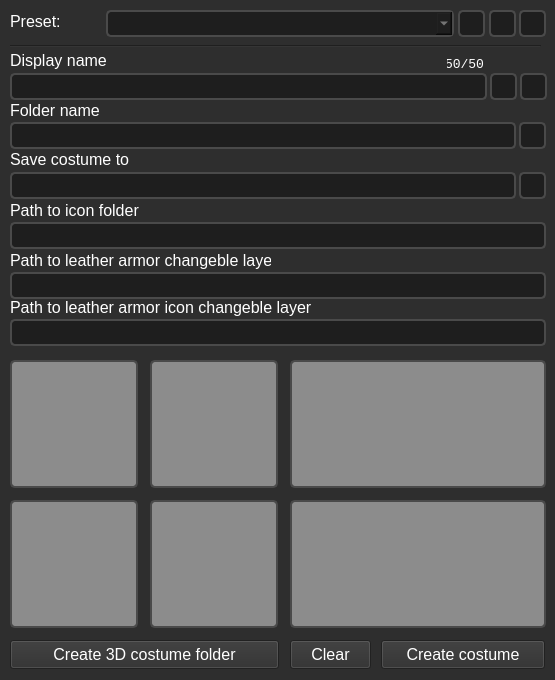
<?xml version="1.0" encoding="UTF-8"?>
<ui version="4.0">
 <class>Form</class>
 <widget class="QWidget" name="Form">
  <property name="geometry">
   <rect>
    <x>0</x>
    <y>0</y>
    <width>555</width>
    <height>680</height>
   </rect>
  </property>
  <property name="font">
   <font>
    <stylestrategy>PreferAntialias</stylestrategy>
   </font>
  </property>
  <property name="windowTitle">
   <string>Costumator3000</string>
  </property>
  <property name="windowIcon">
   <iconset>
    <normaloff>Icons/icon.ico</normaloff>Icons/icon.ico</iconset>
  </property>
  <property name="whatsThis">
   <string/>
  </property>
  <property name="styleSheet">
   <string notr="true">background-color: rgb(46, 46, 46);
color: rgb(255, 255, 255);</string>
  </property>
  <widget class="QPushButton" name="maket_helmet">
   <property name="geometry">
    <rect>
     <x>10</x>
     <y>360</y>
     <width>128</width>
     <height>128</height>
    </rect>
   </property>
   <property name="font">
    <font>
     <pointsize>12</pointsize>
     <stylestrategy>PreferDefault</stylestrategy>
    </font>
   </property>
   <property name="cursor">
    <cursorShape>ClosedHandCursor</cursorShape>
   </property>
   <property name="styleSheet">
    <string notr="true">background-color: rgb(140, 140, 140);
border-radius: 5px;
border: 2px solid  rgb(74, 74, 74);</string>
   </property>
   <property name="text">
    <string/>
   </property>
   <property name="iconSize">
    <size>
     <width>128</width>
     <height>128</height>
    </size>
   </property>
  </widget>
  <widget class="QLabel" name="label_2">
   <property name="geometry">
    <rect>
     <x>10</x>
     <y>100</y>
     <width>91</width>
     <height>20</height>
    </rect>
   </property>
   <property name="font">
    <font>
     <pointsize>12</pointsize>
     <stylestrategy>PreferDefault</stylestrategy>
     <kerning>false</kerning>
    </font>
   </property>
   <property name="styleSheet">
    <string notr="true">color: rgb(255, 255, 255);</string>
   </property>
   <property name="text">
    <string>Folder name</string>
   </property>
  </widget>
  <widget class="QLabel" name="label_3">
   <property name="geometry">
    <rect>
     <x>10</x>
     <y>200</y>
     <width>131</width>
     <height>20</height>
    </rect>
   </property>
   <property name="font">
    <font>
     <pointsize>12</pointsize>
     <stylestrategy>PreferDefault</stylestrategy>
     <kerning>false</kerning>
    </font>
   </property>
   <property name="styleSheet">
    <string notr="true">color: rgb(255, 255, 255);</string>
   </property>
   <property name="text">
    <string>Path to icon folder</string>
   </property>
  </widget>
  <widget class="QLineEdit" name="folder_name">
   <property name="geometry">
    <rect>
     <x>10</x>
     <y>122</y>
     <width>506</width>
     <height>27</height>
    </rect>
   </property>
   <property name="font">
    <font>
     <family>Consolas</family>
     <pointsize>12</pointsize>
     <stylestrategy>PreferDefault</stylestrategy>
    </font>
   </property>
   <property name="acceptDrops">
    <bool>false</bool>
   </property>
   <property name="styleSheet">
    <string notr="true">background-color: rgb(30, 30, 30);
color: rgb(167, 167, 167);
border-radius: 5px;
border: 2px solid  rgb(74, 74, 74);</string>
   </property>
   <property name="text">
    <string/>
   </property>
  </widget>
  <widget class="QLineEdit" name="path_to_icon_folder">
   <property name="geometry">
    <rect>
     <x>10</x>
     <y>222</y>
     <width>536</width>
     <height>27</height>
    </rect>
   </property>
   <property name="font">
    <font>
     <family>Consolas</family>
     <pointsize>12</pointsize>
     <stylestrategy>PreferDefault</stylestrategy>
    </font>
   </property>
   <property name="acceptDrops">
    <bool>false</bool>
   </property>
   <property name="styleSheet">
    <string notr="true">background-color: rgb(30, 30, 30);
color: rgb(167, 167, 167);
border-radius: 5px;
border: 2px solid  rgb(74, 74, 74);</string>
   </property>
   <property name="text">
    <string/>
   </property>
  </widget>
  <widget class="QPushButton" name="maket_chestplate">
   <property name="geometry">
    <rect>
     <x>150</x>
     <y>360</y>
     <width>128</width>
     <height>128</height>
    </rect>
   </property>
   <property name="font">
    <font>
     <pointsize>12</pointsize>
     <stylestrategy>PreferDefault</stylestrategy>
    </font>
   </property>
   <property name="cursor">
    <cursorShape>ClosedHandCursor</cursorShape>
   </property>
   <property name="styleSheet">
    <string notr="true">background-color: rgb(140, 140, 140);
border-radius: 5px;
border: 2px solid  rgb(74, 74, 74);</string>
   </property>
   <property name="text">
    <string/>
   </property>
   <property name="iconSize">
    <size>
     <width>128</width>
     <height>128</height>
    </size>
   </property>
  </widget>
  <widget class="QPushButton" name="maket_leggings">
   <property name="geometry">
    <rect>
     <x>10</x>
     <y>500</y>
     <width>128</width>
     <height>128</height>
    </rect>
   </property>
   <property name="font">
    <font>
     <pointsize>12</pointsize>
     <stylestrategy>PreferDefault</stylestrategy>
    </font>
   </property>
   <property name="cursor">
    <cursorShape>ClosedHandCursor</cursorShape>
   </property>
   <property name="styleSheet">
    <string notr="true">background-color: rgb(140, 140, 140);
border-radius: 5px;
border: 2px solid  rgb(74, 74, 74);</string>
   </property>
   <property name="text">
    <string/>
   </property>
   <property name="iconSize">
    <size>
     <width>128</width>
     <height>128</height>
    </size>
   </property>
  </widget>
  <widget class="QPushButton" name="maket_boots">
   <property name="geometry">
    <rect>
     <x>150</x>
     <y>500</y>
     <width>128</width>
     <height>128</height>
    </rect>
   </property>
   <property name="font">
    <font>
     <pointsize>12</pointsize>
     <stylestrategy>PreferDefault</stylestrategy>
    </font>
   </property>
   <property name="cursor">
    <cursorShape>ClosedHandCursor</cursorShape>
   </property>
   <property name="styleSheet">
    <string notr="true">background-color: rgb(140, 140, 140);
border-radius: 5px;
border: 2px solid  rgb(74, 74, 74);</string>
   </property>
   <property name="text">
    <string/>
   </property>
   <property name="iconSize">
    <size>
     <width>128</width>
     <height>128</height>
    </size>
   </property>
  </widget>
  <widget class="QPushButton" name="maket_layer_1">
   <property name="geometry">
    <rect>
     <x>290</x>
     <y>360</y>
     <width>256</width>
     <height>128</height>
    </rect>
   </property>
   <property name="font">
    <font>
     <pointsize>12</pointsize>
     <stylestrategy>PreferDefault</stylestrategy>
    </font>
   </property>
   <property name="cursor">
    <cursorShape>ClosedHandCursor</cursorShape>
   </property>
   <property name="styleSheet">
    <string notr="true">background-color: rgb(140, 140, 140);
border-radius: 5px;
border: 2px solid  rgb(74, 74, 74);</string>
   </property>
   <property name="text">
    <string/>
   </property>
   <property name="iconSize">
    <size>
     <width>256</width>
     <height>128</height>
    </size>
   </property>
  </widget>
  <widget class="QPushButton" name="maket_layer_2">
   <property name="geometry">
    <rect>
     <x>290</x>
     <y>500</y>
     <width>256</width>
     <height>128</height>
    </rect>
   </property>
   <property name="font">
    <font>
     <pointsize>12</pointsize>
     <stylestrategy>PreferDefault</stylestrategy>
    </font>
   </property>
   <property name="cursor">
    <cursorShape>ClosedHandCursor</cursorShape>
   </property>
   <property name="styleSheet">
    <string notr="true">background-color: rgb(140, 140, 140);
border-radius: 5px;
border: 2px solid  rgb(74, 74, 74);</string>
   </property>
   <property name="text">
    <string/>
   </property>
   <property name="iconSize">
    <size>
     <width>256</width>
     <height>128</height>
    </size>
   </property>
  </widget>
  <widget class="QLineEdit" name="maket_save_folder">
   <property name="geometry">
    <rect>
     <x>10</x>
     <y>172</y>
     <width>506</width>
     <height>27</height>
    </rect>
   </property>
   <property name="font">
    <font>
     <family>Consolas</family>
     <pointsize>12</pointsize>
     <stylestrategy>PreferDefault</stylestrategy>
    </font>
   </property>
   <property name="acceptDrops">
    <bool>false</bool>
   </property>
   <property name="styleSheet">
    <string notr="true">background-color: rgb(30, 30, 30);
color: rgb(167, 167, 167);
border-radius: 5px;
border: 2px solid  rgb(74, 74, 74);</string>
   </property>
   <property name="text">
    <string/>
   </property>
  </widget>
  <widget class="QLabel" name="label_12">
   <property name="geometry">
    <rect>
     <x>10</x>
     <y>151</y>
     <width>121</width>
     <height>16</height>
    </rect>
   </property>
   <property name="font">
    <font>
     <pointsize>12</pointsize>
     <stylestrategy>PreferDefault</stylestrategy>
     <kerning>false</kerning>
    </font>
   </property>
   <property name="styleSheet">
    <string notr="true">color: rgb(255, 255, 255);</string>
   </property>
   <property name="text">
    <string>Save costume to</string>
   </property>
  </widget>
  <widget class="QPushButton" name="button_copy_unicode_display_name">
   <property name="geometry">
    <rect>
     <x>490</x>
     <y>73</y>
     <width>27</width>
     <height>27</height>
    </rect>
   </property>
   <property name="font">
    <font>
     <pointsize>9</pointsize>
     <stylestrategy>PreferDefault</stylestrategy>
    </font>
   </property>
   <property name="cursor">
    <cursorShape>PointingHandCursor</cursorShape>
   </property>
   <property name="toolTip">
    <string>&lt;html&gt;&lt;head/&gt;&lt;body&gt;&lt;p&gt;Copy unicoded name&lt;/p&gt;&lt;/body&gt;&lt;/html&gt;</string>
   </property>
   <property name="styleSheet">
    <string notr="true">background-color: rgb(30, 30, 30);
border: 2px solid  rgb(74, 74, 74);
border-radius: 5px;</string>
   </property>
   <property name="text">
    <string/>
   </property>
   <property name="icon">
    <iconset>
     <normaloff>Icons/unicode.png</normaloff>
     <disabledoff>Icons/unicode_disabled.png</disabledoff>Icons/unicode.png</iconset>
   </property>
  </widget>
  <widget class="QPushButton" name="warn_folder">
   <property name="enabled">
    <bool>true</bool>
   </property>
   <property name="geometry">
    <rect>
     <x>128</x>
     <y>104</y>
     <width>16</width>
     <height>16</height>
    </rect>
   </property>
   <property name="font">
    <font>
     <pointsize>12</pointsize>
     <stylestrategy>PreferDefault</stylestrategy>
    </font>
   </property>
   <property name="cursor">
    <cursorShape>WhatsThisCursor</cursorShape>
   </property>
   <property name="toolTip">
    <string/>
   </property>
   <property name="styleSheet">
    <string notr="true">QToolTip {color: black}
</string>
   </property>
   <property name="text">
    <string/>
   </property>
   <property name="icon">
    <iconset>
     <normaloff>Icons/warn_red.png</normaloff>Icons/warn_red.png</iconset>
   </property>
   <property name="iconSize">
    <size>
     <width>20</width>
     <height>20</height>
    </size>
   </property>
   <property name="flat">
    <bool>true</bool>
   </property>
  </widget>
  <widget class="QPushButton" name="warn_save_path">
   <property name="enabled">
    <bool>true</bool>
   </property>
   <property name="geometry">
    <rect>
     <x>156</x>
     <y>153</y>
     <width>16</width>
     <height>16</height>
    </rect>
   </property>
   <property name="font">
    <font>
     <pointsize>12</pointsize>
     <stylestrategy>PreferDefault</stylestrategy>
    </font>
   </property>
   <property name="cursor">
    <cursorShape>WhatsThisCursor</cursorShape>
   </property>
   <property name="styleSheet">
    <string notr="true">QToolTip {color: black}
</string>
   </property>
   <property name="text">
    <string/>
   </property>
   <property name="icon">
    <iconset>
     <normaloff>Icons/warn_red.png</normaloff>Icons/warn_red.png</iconset>
   </property>
   <property name="iconSize">
    <size>
     <width>20</width>
     <height>20</height>
    </size>
   </property>
   <property name="flat">
    <bool>true</bool>
   </property>
  </widget>
  <widget class="QLabel" name="label_13">
   <property name="geometry">
    <rect>
     <x>0</x>
     <y>22</y>
     <width>601</width>
     <height>2</height>
    </rect>
   </property>
   <property name="styleSheet">
    <string notr="true"/>
   </property>
   <property name="text">
    <string/>
   </property>
  </widget>
  <widget class="QLabel" name="label_14">
   <property name="geometry">
    <rect>
     <x>10</x>
     <y>10</y>
     <width>51</width>
     <height>23</height>
    </rect>
   </property>
   <property name="font">
    <font>
     <pointsize>12</pointsize>
     <stylestrategy>PreferDefault</stylestrategy>
    </font>
   </property>
   <property name="styleSheet">
    <string notr="true">color: rgb(255, 255, 255);</string>
   </property>
   <property name="text">
    <string>Preset:</string>
   </property>
  </widget>
  <widget class="QComboBox" name="presets">
   <property name="geometry">
    <rect>
     <x>106</x>
     <y>10</y>
     <width>348</width>
     <height>27</height>
    </rect>
   </property>
   <property name="font">
    <font>
     <family>Consolas</family>
     <pointsize>12</pointsize>
     <stylestrategy>PreferAntialias</stylestrategy>
    </font>
   </property>
   <property name="styleSheet">
    <string notr="true">background-color: rgb(30, 30, 30);
color: rgb(167, 167, 167);
border-radius: 5px;
border: 2px solid  rgb(74, 74, 74);</string>
   </property>
   <property name="editable">
    <bool>false</bool>
   </property>
   <property name="currentText">
    <string/>
   </property>
   <property name="currentIndex">
    <number>-1</number>
   </property>
   <property name="maxVisibleItems">
    <number>20</number>
   </property>
  </widget>
  <widget class="QLineEdit" name="display_name">
   <property name="geometry">
    <rect>
     <x>10</x>
     <y>73</y>
     <width>477</width>
     <height>27</height>
    </rect>
   </property>
   <property name="font">
    <font>
     <family>Consolas</family>
     <pointsize>12</pointsize>
     <stylestrategy>PreferDefault</stylestrategy>
    </font>
   </property>
   <property name="acceptDrops">
    <bool>false</bool>
   </property>
   <property name="styleSheet">
    <string notr="true">background-color: rgb(30, 30, 30);
color: rgb(167, 167, 167);
border-radius: 5px;
border: 2px solid  rgb(74, 74, 74);</string>
   </property>
   <property name="text">
    <string/>
   </property>
  </widget>
  <widget class="QLabel" name="label">
   <property name="geometry">
    <rect>
     <x>10</x>
     <y>50</y>
     <width>111</width>
     <height>21</height>
    </rect>
   </property>
   <property name="font">
    <font>
     <pointsize>12</pointsize>
     <stylestrategy>PreferDefault</stylestrategy>
     <kerning>false</kerning>
    </font>
   </property>
   <property name="styleSheet">
    <string notr="true">color: rgb(255, 255, 255);</string>
   </property>
   <property name="text">
    <string>Display name</string>
   </property>
  </widget>
  <widget class="Line" name="line_6">
   <property name="geometry">
    <rect>
     <x>10</x>
     <y>36</y>
     <width>531</width>
     <height>20</height>
    </rect>
   </property>
   <property name="font">
    <font>
     <pointsize>12</pointsize>
     <stylestrategy>PreferDefault</stylestrategy>
    </font>
   </property>
   <property name="styleSheet">
    <string notr="true">color: rgb(255, 255, 255);</string>
   </property>
   <property name="orientation">
    <enum>Qt::Horizontal</enum>
   </property>
  </widget>
  <widget class="QLabel" name="label_15">
   <property name="geometry">
    <rect>
     <x>10</x>
     <y>250</y>
     <width>261</width>
     <height>21</height>
    </rect>
   </property>
   <property name="font">
    <font>
     <pointsize>12</pointsize>
     <stylestrategy>PreferDefault</stylestrategy>
     <kerning>false</kerning>
    </font>
   </property>
   <property name="styleSheet">
    <string notr="true">color: rgb(255, 255, 255);</string>
   </property>
   <property name="text">
    <string>Path to leather armor changeble layer</string>
   </property>
  </widget>
  <widget class="QLabel" name="label_16">
   <property name="geometry">
    <rect>
     <x>10</x>
     <y>297</y>
     <width>301</width>
     <height>21</height>
    </rect>
   </property>
   <property name="font">
    <font>
     <pointsize>12</pointsize>
     <stylestrategy>PreferDefault</stylestrategy>
     <kerning>false</kerning>
    </font>
   </property>
   <property name="styleSheet">
    <string notr="true">color: rgb(255, 255, 255);</string>
   </property>
   <property name="text">
    <string>Path to leather armor icon changeble layer</string>
   </property>
  </widget>
  <widget class="QPushButton" name="button_open_in_explorer_save_folder">
   <property name="enabled">
    <bool>true</bool>
   </property>
   <property name="geometry">
    <rect>
     <x>519</x>
     <y>172</y>
     <width>27</width>
     <height>27</height>
    </rect>
   </property>
   <property name="font">
    <font>
     <pointsize>9</pointsize>
     <stylestrategy>PreferDefault</stylestrategy>
    </font>
   </property>
   <property name="cursor">
    <cursorShape>PointingHandCursor</cursorShape>
   </property>
   <property name="toolTip">
    <string>&lt;html&gt;&lt;head/&gt;&lt;body&gt;&lt;p&gt;Open save folder in explorer &lt;/p&gt;&lt;/body&gt;&lt;/html&gt;</string>
   </property>
   <property name="styleSheet">
    <string notr="true">background-color: rgb(30, 30, 30);
border: 2px solid  rgb(74, 74, 74);
border-radius: 5px;</string>
   </property>
   <property name="text">
    <string/>
   </property>
   <property name="icon">
    <iconset>
     <normaloff>Icons/explorer.png</normaloff>
     <disabledoff>Icons/delete_disabled.png</disabledoff>Icons/explorer.png</iconset>
   </property>
   <property name="checkable">
    <bool>false</bool>
   </property>
   <property name="autoDefault">
    <bool>false</bool>
   </property>
   <property name="default">
    <bool>false</bool>
   </property>
  </widget>
  <widget class="QPushButton" name="button_3d">
   <property name="geometry">
    <rect>
     <x>10</x>
     <y>640</y>
     <width>269</width>
     <height>29</height>
    </rect>
   </property>
   <property name="font">
    <font>
     <pointsize>12</pointsize>
     <stylestrategy>PreferDefault</stylestrategy>
    </font>
   </property>
   <property name="cursor">
    <cursorShape>PointingHandCursor</cursorShape>
   </property>
   <property name="styleSheet">
    <string notr="true">background-color: rgb(30, 30, 30);
border-radius: 5px;
border: 2px solid  rgb(74, 74, 74);
QToolTip { 
                           background-color: rgb(30, 30, 30);
							color: rgb(167, 167, 167);
							border-radius: 5px;
							border: 2px solid  rgb(74, 74, 74);
                           }</string>
   </property>
   <property name="text">
    <string>Create 3D costume folder</string>
   </property>
  </widget>
  <widget class="QPushButton" name="button_clear">
   <property name="geometry">
    <rect>
     <x>290</x>
     <y>640</y>
     <width>81</width>
     <height>29</height>
    </rect>
   </property>
   <property name="font">
    <font>
     <pointsize>12</pointsize>
     <stylestrategy>PreferDefault</stylestrategy>
    </font>
   </property>
   <property name="cursor">
    <cursorShape>PointingHandCursor</cursorShape>
   </property>
   <property name="styleSheet">
    <string notr="true">background-color: rgb(30, 30, 30);
border-radius: 5px;
border: 2px solid  rgb(74, 74, 74);
QToolTip { 
                           background-color: rgb(30, 30, 30);
							color: rgb(167, 167, 167);
							border-radius: 5px;
							border: 2px solid  rgb(74, 74, 74);
                           }</string>
   </property>
   <property name="text">
    <string>Clear</string>
   </property>
  </widget>
  <widget class="QPushButton" name="button_create">
   <property name="enabled">
    <bool>true</bool>
   </property>
   <property name="geometry">
    <rect>
     <x>381</x>
     <y>640</y>
     <width>164</width>
     <height>29</height>
    </rect>
   </property>
   <property name="font">
    <font>
     <pointsize>12</pointsize>
     <stylestrategy>PreferDefault</stylestrategy>
    </font>
   </property>
   <property name="cursor">
    <cursorShape>PointingHandCursor</cursorShape>
   </property>
   <property name="styleSheet">
    <string notr="true">background-color: rgb(30, 30, 30);
border-radius: 5px;
border: 2px solid  rgb(74, 74, 74);
QToolTip { 
                           background-color: rgb(30, 30, 30);
							color: rgb(167, 167, 167);
							border-radius: 5px;
							border: 2px solid  rgb(74, 74, 74);
                           }</string>
   </property>
   <property name="text">
    <string>Create costume</string>
   </property>
  </widget>
  <widget class="QPushButton" name="about_dispaly_name">
   <property name="enabled">
    <bool>true</bool>
   </property>
   <property name="geometry">
    <rect>
     <x>109</x>
     <y>52</y>
     <width>21</width>
     <height>21</height>
    </rect>
   </property>
   <property name="font">
    <font>
     <pointsize>12</pointsize>
     <stylestrategy>PreferDefault</stylestrategy>
    </font>
   </property>
   <property name="cursor">
    <cursorShape>WhatsThisCursor</cursorShape>
   </property>
   <property name="toolTip">
    <string>&lt;html&gt;&lt;head/&gt;&lt;body&gt;&lt;p&gt;Name that players will use to rename items&lt;br/&gt;&lt;br/&gt;Usage in file properties: DISPLAY_NAME / UNICODE_DISPLAY_NAME (display name converted to unicode)&lt;/p&gt;&lt;/body&gt;&lt;/html&gt;</string>
   </property>
   <property name="styleSheet">
    <string notr="true">QToolTip {color: black}
</string>
   </property>
   <property name="text">
    <string/>
   </property>
   <property name="icon">
    <iconset>
     <normaloff>Icons/button_about.png</normaloff>Icons/button_about.png</iconset>
   </property>
   <property name="checkable">
    <bool>false</bool>
   </property>
   <property name="flat">
    <bool>true</bool>
   </property>
  </widget>
  <widget class="QPushButton" name="about_folder_name">
   <property name="enabled">
    <bool>true</bool>
   </property>
   <property name="geometry">
    <rect>
     <x>103</x>
     <y>102</y>
     <width>21</width>
     <height>21</height>
    </rect>
   </property>
   <property name="font">
    <font>
     <pointsize>12</pointsize>
     <stylestrategy>PreferDefault</stylestrategy>
    </font>
   </property>
   <property name="cursor">
    <cursorShape>WhatsThisCursor</cursorShape>
   </property>
   <property name="toolTip">
    <string>&lt;html&gt;&lt;head/&gt;&lt;body&gt;&lt;p&gt;Costume folder name&lt;/p&gt;&lt;p&gt;Usage in file properties: FOLDER_NAME&lt;/p&gt;&lt;/body&gt;&lt;/html&gt;</string>
   </property>
   <property name="styleSheet">
    <string notr="true">QToolTip {color: black}
</string>
   </property>
   <property name="text">
    <string/>
   </property>
   <property name="icon">
    <iconset>
     <normaloff>Icons/button_about.png</normaloff>Icons/button_about.png</iconset>
   </property>
   <property name="flat">
    <bool>true</bool>
   </property>
  </widget>
  <widget class="QPushButton" name="about_save_costume_to">
   <property name="enabled">
    <bool>true</bool>
   </property>
   <property name="geometry">
    <rect>
     <x>130</x>
     <y>151</y>
     <width>21</width>
     <height>21</height>
    </rect>
   </property>
   <property name="font">
    <font>
     <pointsize>12</pointsize>
     <stylestrategy>PreferDefault</stylestrategy>
    </font>
   </property>
   <property name="cursor">
    <cursorShape>WhatsThisCursor</cursorShape>
   </property>
   <property name="toolTip">
    <string>&lt;html&gt;&lt;head/&gt;&lt;body&gt;&lt;p&gt;Location where created costumes will be saved&lt;/p&gt;&lt;/body&gt;&lt;/html&gt;</string>
   </property>
   <property name="styleSheet">
    <string notr="true">QToolTip {color: black}
</string>
   </property>
   <property name="text">
    <string/>
   </property>
   <property name="icon">
    <iconset>
     <normaloff>Icons/button_about.png</normaloff>Icons/button_about.png</iconset>
   </property>
   <property name="flat">
    <bool>true</bool>
   </property>
  </widget>
  <widget class="QPushButton" name="about_pathto_icon_folder">
   <property name="enabled">
    <bool>true</bool>
   </property>
   <property name="geometry">
    <rect>
     <x>142</x>
     <y>202</y>
     <width>21</width>
     <height>21</height>
    </rect>
   </property>
   <property name="font">
    <font>
     <pointsize>12</pointsize>
     <stylestrategy>PreferDefault</stylestrategy>
    </font>
   </property>
   <property name="cursor">
    <cursorShape>WhatsThisCursor</cursorShape>
   </property>
   <property name="toolTip">
    <string>&lt;html&gt;&lt;head/&gt;&lt;body&gt;&lt;p&gt;Location in resource pack where folder with costume icon will be located.&lt;/p&gt;&lt;p&gt;Exemple: optifine/sit/icons&lt;/p&gt;&lt;p&gt;Usage in file properties: PATH_TO_ICON_FOLDER&lt;/p&gt;&lt;/body&gt;&lt;/html&gt;</string>
   </property>
   <property name="styleSheet">
    <string notr="true">QToolTip {color: black}
</string>
   </property>
   <property name="text">
    <string/>
   </property>
   <property name="icon">
    <iconset>
     <normaloff>Icons/button_about.png</normaloff>Icons/button_about.png</iconset>
   </property>
   <property name="flat">
    <bool>true</bool>
   </property>
  </widget>
  <widget class="QPushButton" name="about_changeble_leather_armor">
   <property name="enabled">
    <bool>true</bool>
   </property>
   <property name="geometry">
    <rect>
     <x>275</x>
     <y>252</y>
     <width>21</width>
     <height>21</height>
    </rect>
   </property>
   <property name="font">
    <font>
     <pointsize>12</pointsize>
     <stylestrategy>PreferDefault</stylestrategy>
    </font>
   </property>
   <property name="cursor">
    <cursorShape>WhatsThisCursor</cursorShape>
   </property>
   <property name="toolTip">
    <string>&lt;html&gt;&lt;head/&gt;&lt;body&gt;&lt;p&gt;Location in resource pack where the changeble layer of leather armor(vanilla name: leather_layer_overlay) will be located.&lt;/p&gt;&lt;p&gt;Exemple: optifine/sit/costumes/general_textures/leather_changeble_layer.png&lt;/p&gt;&lt;p&gt;Usage in file properties: CHANGEBLE_LEATHER_ARMOR_LAYER&lt;/p&gt;&lt;/body&gt;&lt;/html&gt;</string>
   </property>
   <property name="styleSheet">
    <string notr="true">QToolTip {color: black}
</string>
   </property>
   <property name="text">
    <string/>
   </property>
   <property name="icon">
    <iconset>
     <normaloff>Icons/button_about.png</normaloff>Icons/button_about.png</iconset>
   </property>
   <property name="flat">
    <bool>true</bool>
   </property>
  </widget>
  <widget class="QPushButton" name="about_changeble_leather_icon">
   <property name="enabled">
    <bool>true</bool>
   </property>
   <property name="geometry">
    <rect>
     <x>307</x>
     <y>300</y>
     <width>21</width>
     <height>21</height>
    </rect>
   </property>
   <property name="font">
    <font>
     <pointsize>12</pointsize>
     <stylestrategy>PreferDefault</stylestrategy>
    </font>
   </property>
   <property name="cursor">
    <cursorShape>WhatsThisCursor</cursorShape>
   </property>
   <property name="toolTip">
    <string>&lt;html&gt;&lt;head/&gt;&lt;body&gt;&lt;p&gt;Location in resource pack where the changeble layer of leather armor icon(vanilla name: leather_ArmorPart_overlay) will be located.&lt;/p&gt;&lt;p&gt;Exemple: optifine/sit/icons/general_textures/leather_changeble_layer.png&lt;/p&gt;&lt;p&gt;Usage in file properties: CHANGEBLE_LEATHER_ICON_LAYER&lt;/p&gt;&lt;/body&gt;&lt;/html&gt;</string>
   </property>
   <property name="styleSheet">
    <string notr="true">QToolTip {color: black}
</string>
   </property>
   <property name="text">
    <string/>
   </property>
   <property name="icon">
    <iconset>
     <normaloff>Icons/button_about.png</normaloff>Icons/button_about.png</iconset>
   </property>
   <property name="flat">
    <bool>true</bool>
   </property>
  </widget>
  <widget class="QPushButton" name="about_preset">
   <property name="enabled">
    <bool>true</bool>
   </property>
   <property name="geometry">
    <rect>
     <x>61</x>
     <y>13</y>
     <width>21</width>
     <height>21</height>
    </rect>
   </property>
   <property name="font">
    <font>
     <pointsize>12</pointsize>
     <stylestrategy>PreferDefault</stylestrategy>
    </font>
   </property>
   <property name="cursor">
    <cursorShape>WhatsThisCursor</cursorShape>
   </property>
   <property name="toolTip">
    <string>&lt;html&gt;&lt;head/&gt;&lt;body&gt;&lt;p&gt;A set of files and settings that will be used to create a costume&lt;/p&gt;&lt;/body&gt;&lt;/html&gt;</string>
   </property>
   <property name="whatsThis">
    <string/>
   </property>
   <property name="styleSheet">
    <string notr="true">QToolTip {color: black}
</string>
   </property>
   <property name="text">
    <string/>
   </property>
   <property name="icon">
    <iconset>
     <normaloff>Icons/button_about.png</normaloff>Icons/button_about.png</iconset>
   </property>
   <property name="flat">
    <bool>true</bool>
   </property>
  </widget>
  <widget class="QPushButton" name="button_open_in_explorer_preset">
   <property name="enabled">
    <bool>true</bool>
   </property>
   <property name="geometry">
    <rect>
     <x>519</x>
     <y>10</y>
     <width>27</width>
     <height>27</height>
    </rect>
   </property>
   <property name="font">
    <font>
     <pointsize>9</pointsize>
     <stylestrategy>PreferDefault</stylestrategy>
    </font>
   </property>
   <property name="cursor">
    <cursorShape>PointingHandCursor</cursorShape>
   </property>
   <property name="toolTip">
    <string>&lt;html&gt;&lt;head/&gt;&lt;body&gt;&lt;p&gt;Open presets&lt;/p&gt;&lt;/body&gt;&lt;/html&gt;</string>
   </property>
   <property name="styleSheet">
    <string notr="true">background-color: rgb(30, 30, 30);
border: 2px solid  rgb(74, 74, 74);
border-radius: 5px;</string>
   </property>
   <property name="text">
    <string/>
   </property>
   <property name="icon">
    <iconset>
     <normaloff>Icons/explorer.png</normaloff>
     <disabledoff>Icons/delete_disabled.png</disabledoff>Icons/explorer.png</iconset>
   </property>
  </widget>
  <widget class="QPushButton" name="warn_preset">
   <property name="enabled">
    <bool>true</bool>
   </property>
   <property name="geometry">
    <rect>
     <x>84</x>
     <y>15</y>
     <width>16</width>
     <height>16</height>
    </rect>
   </property>
   <property name="font">
    <font>
     <pointsize>12</pointsize>
     <stylestrategy>PreferDefault</stylestrategy>
    </font>
   </property>
   <property name="cursor">
    <cursorShape>WhatsThisCursor</cursorShape>
   </property>
   <property name="styleSheet">
    <string notr="true">QToolTip {color: black}
</string>
   </property>
   <property name="text">
    <string/>
   </property>
   <property name="icon">
    <iconset>
     <normaloff>Icons/warn_red.png</normaloff>Icons/warn_red.png</iconset>
   </property>
   <property name="iconSize">
    <size>
     <width>20</width>
     <height>20</height>
    </size>
   </property>
   <property name="flat">
    <bool>true</bool>
   </property>
  </widget>
  <widget class="QPushButton" name="button_delete_created_folders">
   <property name="enabled">
    <bool>true</bool>
   </property>
   <property name="geometry">
    <rect>
     <x>519</x>
     <y>122</y>
     <width>27</width>
     <height>27</height>
    </rect>
   </property>
   <property name="font">
    <font>
     <pointsize>9</pointsize>
     <stylestrategy>PreferDefault</stylestrategy>
    </font>
   </property>
   <property name="cursor">
    <cursorShape>PointingHandCursor</cursorShape>
   </property>
   <property name="toolTip">
    <string>Delete folders with this name</string>
   </property>
   <property name="styleSheet">
    <string notr="true">background-color: rgb(30, 30, 30);
border: 2px solid  rgb(74, 74, 74);
border-radius: 5px;</string>
   </property>
   <property name="text">
    <string/>
   </property>
   <property name="icon">
    <iconset>
     <normaloff>Icons/delete.png</normaloff>
     <disabledoff>Icons/delete_disabled.png</disabledoff>Icons/delete.png</iconset>
   </property>
   <property name="checkable">
    <bool>false</bool>
   </property>
   <property name="autoDefault">
    <bool>false</bool>
   </property>
   <property name="default">
    <bool>false</bool>
   </property>
  </widget>
  <widget class="QPushButton" name="button_open_unicode_convertor_settings">
   <property name="enabled">
    <bool>true</bool>
   </property>
   <property name="geometry">
    <rect>
     <x>520</x>
     <y>73</y>
     <width>27</width>
     <height>27</height>
    </rect>
   </property>
   <property name="font">
    <font>
     <pointsize>9</pointsize>
     <stylestrategy>PreferDefault</stylestrategy>
    </font>
   </property>
   <property name="cursor">
    <cursorShape>PointingHandCursor</cursorShape>
   </property>
   <property name="toolTip">
    <string>&lt;html&gt;&lt;head/&gt;&lt;body&gt;&lt;p&gt;Open unicode convertor settings&lt;/p&gt;&lt;/body&gt;&lt;/html&gt;</string>
   </property>
   <property name="styleSheet">
    <string notr="true">background-color: rgb(30, 30, 30);
border: 2px solid  rgb(74, 74, 74);
border-radius: 5px;</string>
   </property>
   <property name="text">
    <string/>
   </property>
   <property name="icon">
    <iconset>
     <normaloff>Icons/open_settings.png</normaloff>
     <disabledoff>Icons/open_settings_disabled.png</disabledoff>Icons/open_settings.png</iconset>
   </property>
   <property name="iconSize">
    <size>
     <width>20</width>
     <height>20</height>
    </size>
   </property>
  </widget>
  <widget class="QPushButton" name="button_set_current_settings_to_preset">
   <property name="enabled">
    <bool>true</bool>
   </property>
   <property name="geometry">
    <rect>
     <x>489</x>
     <y>10</y>
     <width>27</width>
     <height>27</height>
    </rect>
   </property>
   <property name="font">
    <font>
     <pointsize>9</pointsize>
     <stylestrategy>PreferDefault</stylestrategy>
    </font>
   </property>
   <property name="cursor">
    <cursorShape>PointingHandCursor</cursorShape>
   </property>
   <property name="toolTip">
    <string>&lt;html&gt;&lt;head/&gt;&lt;body&gt;&lt;p&gt;Set current settings as preset default&lt;/p&gt;&lt;/body&gt;&lt;/html&gt;</string>
   </property>
   <property name="styleSheet">
    <string notr="true">background-color: rgb(30, 30, 30);
border: 2px solid  rgb(74, 74, 74);
border-radius: 5px;</string>
   </property>
   <property name="text">
    <string/>
   </property>
   <property name="icon">
    <iconset>
     <normaloff>Icons/set_current_settings.png</normaloff>
     <disabledoff>Icons/set_current_settings_disabled.png</disabledoff>Icons/set_current_settings.png</iconset>
   </property>
   <property name="iconSize">
    <size>
     <width>19</width>
     <height>19</height>
    </size>
   </property>
  </widget>
  <widget class="QPushButton" name="button_set_preset_settings">
   <property name="enabled">
    <bool>true</bool>
   </property>
   <property name="geometry">
    <rect>
     <x>458</x>
     <y>10</y>
     <width>27</width>
     <height>27</height>
    </rect>
   </property>
   <property name="font">
    <font>
     <pointsize>9</pointsize>
     <stylestrategy>PreferDefault</stylestrategy>
    </font>
   </property>
   <property name="cursor">
    <cursorShape>PointingHandCursor</cursorShape>
   </property>
   <property name="toolTip">
    <string>&lt;html&gt;&lt;head/&gt;&lt;body&gt;&lt;p&gt;Load preset settings&lt;/p&gt;&lt;/body&gt;&lt;/html&gt;</string>
   </property>
   <property name="styleSheet">
    <string notr="true">background-color: rgb(30, 30, 30);
border: 2px solid  rgb(74, 74, 74);
border-radius: 5px;</string>
   </property>
   <property name="text">
    <string/>
   </property>
   <property name="icon">
    <iconset>
     <normaloff>Icons/load_preset_settings.png</normaloff>
     <disabledoff>Icons/load_preset_settings_disabled.png</disabledoff>Icons/load_preset_settings.png</iconset>
   </property>
   <property name="iconSize">
    <size>
     <width>19</width>
     <height>19</height>
    </size>
   </property>
  </widget>
  <widget class="QLineEdit" name="leather_icon_layer">
   <property name="geometry">
    <rect>
     <x>10</x>
     <y>319</y>
     <width>536</width>
     <height>27</height>
    </rect>
   </property>
   <property name="font">
    <font>
     <family>Consolas</family>
     <pointsize>12</pointsize>
     <stylestrategy>PreferDefault</stylestrategy>
    </font>
   </property>
   <property name="styleSheet">
    <string notr="true">background-color: rgb(30, 30, 30);
color: rgb(167, 167, 167);
border-radius: 5px;
border: 2px solid  rgb(74, 74, 74);</string>
   </property>
   <property name="text">
    <string/>
   </property>
  </widget>
  <widget class="QLineEdit" name="leather_armor_layer">
   <property name="geometry">
    <rect>
     <x>10</x>
     <y>272</y>
     <width>536</width>
     <height>27</height>
    </rect>
   </property>
   <property name="font">
    <font>
     <family>Consolas</family>
     <pointsize>12</pointsize>
     <stylestrategy>PreferDefault</stylestrategy>
    </font>
   </property>
   <property name="styleSheet">
    <string notr="true">background-color: rgb(30, 30, 30);
color: rgb(167, 167, 167);
border-radius: 5px;
border: 2px solid  rgb(74, 74, 74);</string>
   </property>
   <property name="text">
    <string/>
   </property>
  </widget>
  <widget class="QLabel" name="display_name_max_len">
   <property name="geometry">
    <rect>
     <x>447</x>
     <y>57</y>
     <width>37</width>
     <height>14</height>
    </rect>
   </property>
   <property name="font">
    <font>
     <family>Consolas</family>
     <pointsize>10</pointsize>
     <stylestrategy>PreferDefault</stylestrategy>
    </font>
   </property>
   <property name="autoFillBackground">
    <bool>false</bool>
   </property>
   <property name="styleSheet">
    <string notr="true"/>
   </property>
   <property name="text">
    <string>50/50</string>
   </property>
   <property name="alignment">
    <set>Qt::AlignRight|Qt::AlignTrailing|Qt::AlignVCenter</set>
   </property>
  </widget>
  <zorder>label_16</zorder>
  <zorder>line_6</zorder>
  <zorder>maket_helmet</zorder>
  <zorder>maket_chestplate</zorder>
  <zorder>maket_leggings</zorder>
  <zorder>maket_boots</zorder>
  <zorder>maket_layer_1</zorder>
  <zorder>maket_layer_2</zorder>
  <zorder>label_13</zorder>
  <zorder>label_12</zorder>
  <zorder>path_to_icon_folder</zorder>
  <zorder>display_name</zorder>
  <zorder>button_copy_unicode_display_name</zorder>
  <zorder>label_3</zorder>
  <zorder>maket_save_folder</zorder>
  <zorder>label_2</zorder>
  <zorder>folder_name</zorder>
  <zorder>warn_save_path</zorder>
  <zorder>label</zorder>
  <zorder>label_14</zorder>
  <zorder>presets</zorder>
  <zorder>warn_folder</zorder>
  <zorder>label_15</zorder>
  <zorder>button_open_in_explorer_save_folder</zorder>
  <zorder>button_3d</zorder>
  <zorder>button_clear</zorder>
  <zorder>button_create</zorder>
  <zorder>about_dispaly_name</zorder>
  <zorder>about_folder_name</zorder>
  <zorder>about_save_costume_to</zorder>
  <zorder>about_pathto_icon_folder</zorder>
  <zorder>about_changeble_leather_armor</zorder>
  <zorder>about_changeble_leather_icon</zorder>
  <zorder>about_preset</zorder>
  <zorder>button_open_in_explorer_preset</zorder>
  <zorder>warn_preset</zorder>
  <zorder>button_delete_created_folders</zorder>
  <zorder>button_open_unicode_convertor_settings</zorder>
  <zorder>button_set_current_settings_to_preset</zorder>
  <zorder>button_set_preset_settings</zorder>
  <zorder>leather_icon_layer</zorder>
  <zorder>leather_armor_layer</zorder>
  <zorder>display_name_max_len</zorder>
 </widget>
 <tabstops>
  <tabstop>about_changeble_leather_armor</tabstop>
  <tabstop>about_changeble_leather_icon</tabstop>
  <tabstop>maket_layer_1</tabstop>
  <tabstop>maket_chestplate</tabstop>
  <tabstop>maket_boots</tabstop>
  <tabstop>maket_layer_2</tabstop>
  <tabstop>path_to_icon_folder</tabstop>
  <tabstop>maket_leggings</tabstop>
  <tabstop>maket_save_folder</tabstop>
  <tabstop>button_copy_unicode_display_name</tabstop>
  <tabstop>warn_folder</tabstop>
  <tabstop>warn_save_path</tabstop>
  <tabstop>presets</tabstop>
  <tabstop>display_name</tabstop>
  <tabstop>button_open_in_explorer_save_folder</tabstop>
  <tabstop>button_3d</tabstop>
  <tabstop>button_clear</tabstop>
  <tabstop>button_create</tabstop>
  <tabstop>about_dispaly_name</tabstop>
  <tabstop>about_folder_name</tabstop>
  <tabstop>about_save_costume_to</tabstop>
  <tabstop>about_pathto_icon_folder</tabstop>
  <tabstop>maket_helmet</tabstop>
  <tabstop>folder_name</tabstop>
  <tabstop>about_preset</tabstop>
  <tabstop>button_open_in_explorer_preset</tabstop>
  <tabstop>warn_preset</tabstop>
  <tabstop>button_delete_created_folders</tabstop>
  <tabstop>button_open_unicode_convertor_settings</tabstop>
  <tabstop>button_set_current_settings_to_preset</tabstop>
  <tabstop>button_set_preset_settings</tabstop>
  <tabstop>leather_icon_layer</tabstop>
  <tabstop>leather_armor_layer</tabstop>
 </tabstops>
 <resources/>
 <connections/>
</ui>
